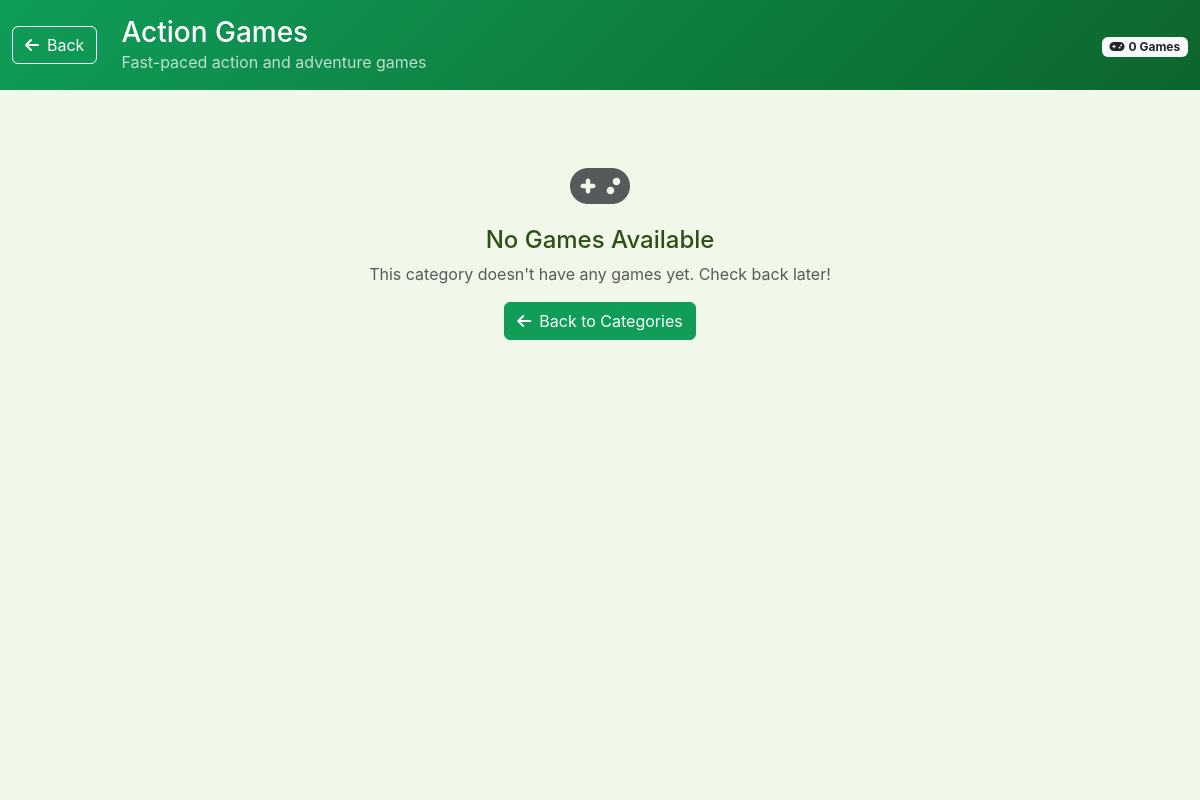
Page /category/1 on the committed database.
### models.py (models this page shows)
class Category(db.Model):
    id = db.Column(db.Integer, primary_key=True)
    title = db.Column(db.String(100), nullable=False)
    description = db.Column(db.Text, nullable=False)
    game_url = db.Column(db.String(500))
    is_chat = db.Column(db.Boolean, default=False)
    created_at = db.Column(db.DateTime, default=datetime.utcnow)
    games = db.relationship('Game', backref='category', cascade='all, delete-orphan')

### routes.py (the view)
@app.route('/category/<int:category_id>')
def category_view(category_id):
    category = Category.query.get_or_404(category_id)
    if category.is_chat:
        return redirect(url_for('chat_login'))
    games = Game.query.filter_by(category_id=category_id).all()
    return render_template('category.html', category=category, games=games)

### templates/category.html (shortened to what this page needs)
{% extends "base.html" %}
{% block content %}
<div class="category-container">
    <div class="category-header">
        <div class="container-fluid">
            <div class="row align-items-center">
                <div class="col-auto">
                    <button onclick="goBack()" class="btn btn-outline-light">
                        <i class="fas fa-arrow-left me-2"></i>Back
                    </button>
                </div>
                <div class="col">
                    <h3 class="mb-0">{{ category.title }}</h3>
                    <p class="mb-0 text-light opacity-75">{{ category.description }}</p>
                </div>
                <div class="col-auto">
                    <span class="badge bg-light text-dark">
                        <i class="fas fa-gamepad me-1"></i>{{ games|length }} Games
                    </span>
                </div>
            </div>
        </div>
    </div>
    <div class="category-content">
        <div class="container">
            {% if games %}
            <div class="row">
                {% for game in games %}
                <div class="col-md-6 col-lg-4 mb-4">
                    <div class="game-card" onclick="openGame({{ game.id }})">
                        <div class="game-card-header">
                            <div class="game-icon">
                                <i class="fas fa-gamepad"></i>
                            </div>
                            <div class="game-info">
                                <h6 class="game-title">{{ game.title }}</h6>
                                <p class="game-desc">{{ game.description }}</p>
                            </div>
                        </div>
                        <div class="game-card-footer">
                            <span class="text-muted small">
                                <i class="fas fa-clock me-1"></i>
                                {{ game.created_at.strftime('%b %d') }}
                            </span>
                            <span class="badge bg-success">
                                <i class="fas fa-play me-1"></i>Play
                            </span>
                        </div>
                    </div>
                </div>
                {% endfor %}
            </div>
            {% else %}
            <div class="text-center py-5">
                <i class="fas fa-gamepad fa-3x text-muted mb-3"></i>
                <h4>No Games Available</h4>
                <p class="text-muted">This category doesn't have any games yet. Check back later!</p>
                <button onclick="goBack()" class="btn btn-primary">
                    <i class="fas fa-arrow-left me-2"></i>Back to Categories
                </button>
            </div>
            {% endif %}
        </div>
    </div>
</div>
{% endblock %}

### static/css/style.css (style rules this page uses)
:root { --primary-green: #0f9d58; --secondary-green: #0d652d; --light-green: #e8f5e9; --dark-green: #0b5726; --background: #f1f8e9; --card-background: #ffffff; --text-primary: #2d5016; --text-secondary: #5f6368; --border-color: #c8e6c9; }
body { font-family: 'Google Sans', -apple-system, BlinkMacSystemFont, 'Segoe UI', Roboto, sans-serif; background-color: var(--background); color: var(--text-primary); margin: 0; padding: 0; }
.game-container, .category-container { height: 100vh; display: flex; flex-direction: column; }
.game-header, .category-header { background: linear-gradient(135deg, var(--primary-green) 0%, var(--secondary-green) 100%); color: white; padding: 16px 0; box-shadow: 0 2px 4px rgba(0,0,0,0.1); }
.category-content { flex: 1; padding: 24px 0; background-color: var(--background); overflow-y: auto; }
.btn-primary { background-color: var(--primary-green); border-color: var(--primary-green); }

### rows in the picture
Category: title "Action Games", description "Fast-paced action and adventure games"

### other values in the picture
{{ games|length }} "0"
